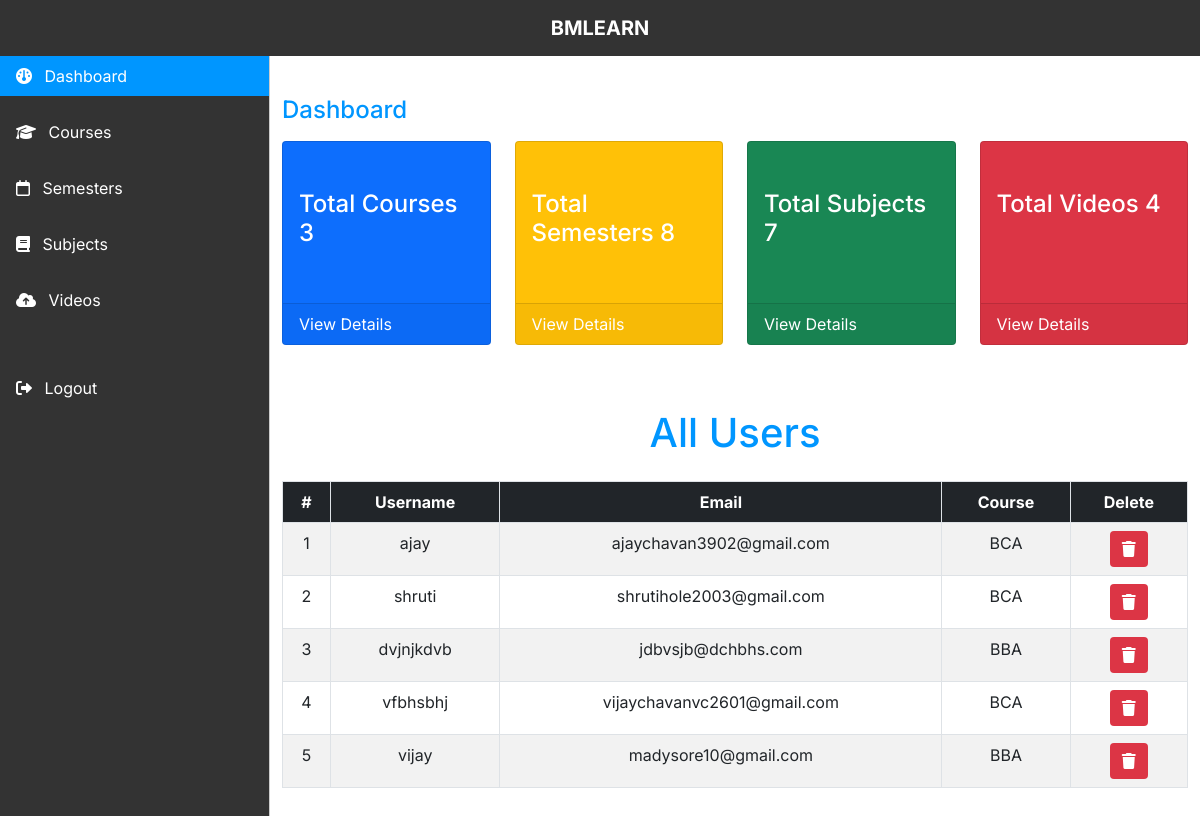
Page /Admin/index.php (signed in) on the committed database.
### tables this page shows
CREATE TABLE `users` (
  `id` int(11) NOT NULL,
  `username` varchar(20) NOT NULL,
  `email` varchar(255) NOT NULL,
  `course_id` int(20) NOT NULL,
  `password` varchar(255) NOT NULL,
  `token` varchar(255) NOT NULL,
  `status` tinyint(2) NOT NULL DEFAULT 0,
  `type` varchar(10) NOT NULL DEFAULT 'user',
  `created_date` datetime NOT NULL DEFAULT current_timestamp()
);

CREATE TABLE `course` (
  `id` int(11) NOT NULL,
  `img_path` varchar(255) NOT NULL,
  `course` varchar(255) NOT NULL,
  `status` tinyint(4) NOT NULL DEFAULT 1
);

### Admin/Includes/userPage.inc.php (the view, shortened to what this page needs)
<?php
include_once('conn.php');
?>
<div id="video-page" class="py-5">
    <h1 class="text-center mb-4 theme-color">All Users</h1>
    <div class="table-container table-responsive">
        <table class="table bg-white table-striped table-hover table-bordered text-center">
            <thead class="bg-dark text-white">
                <tr>
                    <th scope="col">#</th>
                    <th scope="col">Username</th>
                    <th scope="col">Email</th>
                    <th scope="col">Course</th>
                    <th scope="col">Delete</th>
                </tr>
            </thead>
            <tbody>
                <?php
                $select_query = "SELECT users.username,
                                users.email,
                                users.id,
                                course.course
                                FROM users
                                join course on users.course_id = course.id
                                ";
                $select_query_run = mysqli_query($conn, $select_query);
                if (mysqli_num_rows($select_query_run) > 0) {
                    $cnt = 1;
                    while ($result_array = mysqli_fetch_assoc($select_query_run)) {
                        ?>
                        <tr>
                            <td>
                                <?= $cnt++ ?>
                            </td>
                            <td>
                                <?= $result_array['username'] ?>
                            </td>
                            <td>
                                <?= $result_array['email'] ?>
                            </td>
                            <td>
                                <?= $result_array['course'] ?>
                            </td>
                            <td><a onclick="deleteSubject(<?= $result_array['id'] ?>)" class="btn btn-danger border-0">
                                    <i class="fa-solid fa-trash"></i>
                                </a>
                            </td>
                        </tr>
                    <?php }
                } else { ?>
                    <td colspan="8">No Users found</td>
                    <?php
                }
                ?>
            </tbody>
        </table>
    </div>
</div>

### Admin/css/utility_classes.css (style rules this page uses)
.theme-color { color: #0096FF; }

### Admin/css/style.css (style rules this page uses)
body, button { font-family: "Inter", sans-serif; }
:root { --offcanvas-width: 270px; --topNavbarHeight: 56px; }
@media (min-width: 992px) { body { overflow: auto !important; } }

### rows in the picture
users: username "ajay", email "ajaychavan3902@gmail.com", course.course "BCA"
users: username "shruti", email "shrutihole2003@gmail.com", course.course "BCA"
users: username "dvjnjkdvb", email "jdbvsjb@dchbhs.com", course.course "BBA"
users: username "vfbhsbhj", email "vijaychavanvc2601@gmail.com", course.course "BCA"
users: username "vijay", email "madysore10@gmail.com", course.course "BBA"

### other values in the picture
mysqli_num_rows($course) "3"
mysqli_num_rows($semester) "8"
mysqli_num_rows($subject) "7"
mysqli_num_rows($video) "4"
